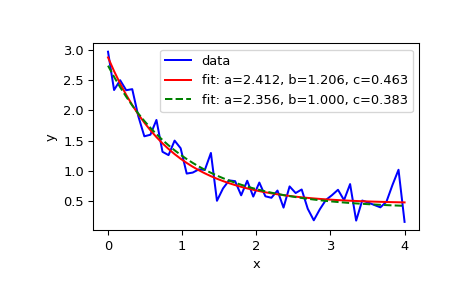

Reproduce this figure in Python.
import matplotlib.pyplot as plt
from scipy.optimize import curve_fit

def func(x, a, b, c):
    return a * np.exp(-b * x) + c

# Define the data to be fit with some noise:

xdata = np.linspace(0, 4, 50)
y = func(xdata, 2.5, 1.3, 0.5)
rng = np.random.default_rng()
y_noise = 0.2 * rng.normal(size=xdata.size)
ydata = y + y_noise
plt.plot(xdata, ydata, 'b-', label='data')

# Fit for the parameters a, b, c of the function `func`:

popt, pcov = curve_fit(func, xdata, ydata)
popt
# array([2.56274217, 1.37268521, 0.47427475])
plt.plot(xdata, func(xdata, *popt), 'r-',
         label='fit: a=%5.3f, b=%5.3f, c=%5.3f' % tuple(popt))

# Constrain the optimization to the region of ``0 <= a <= 3``,
# ``0 <= b <= 1`` and ``0 <= c <= 0.5``:

popt, pcov = curve_fit(func, xdata, ydata, bounds=(0, [3., 1., 0.5]))
popt
# array([2.43736712, 1.        , 0.34463856])
plt.plot(xdata, func(xdata, *popt), 'g--',
         label='fit: a=%5.3f, b=%5.3f, c=%5.3f' % tuple(popt))

plt.xlabel('x')
plt.ylabel('y')
plt.legend()
plt.show()
